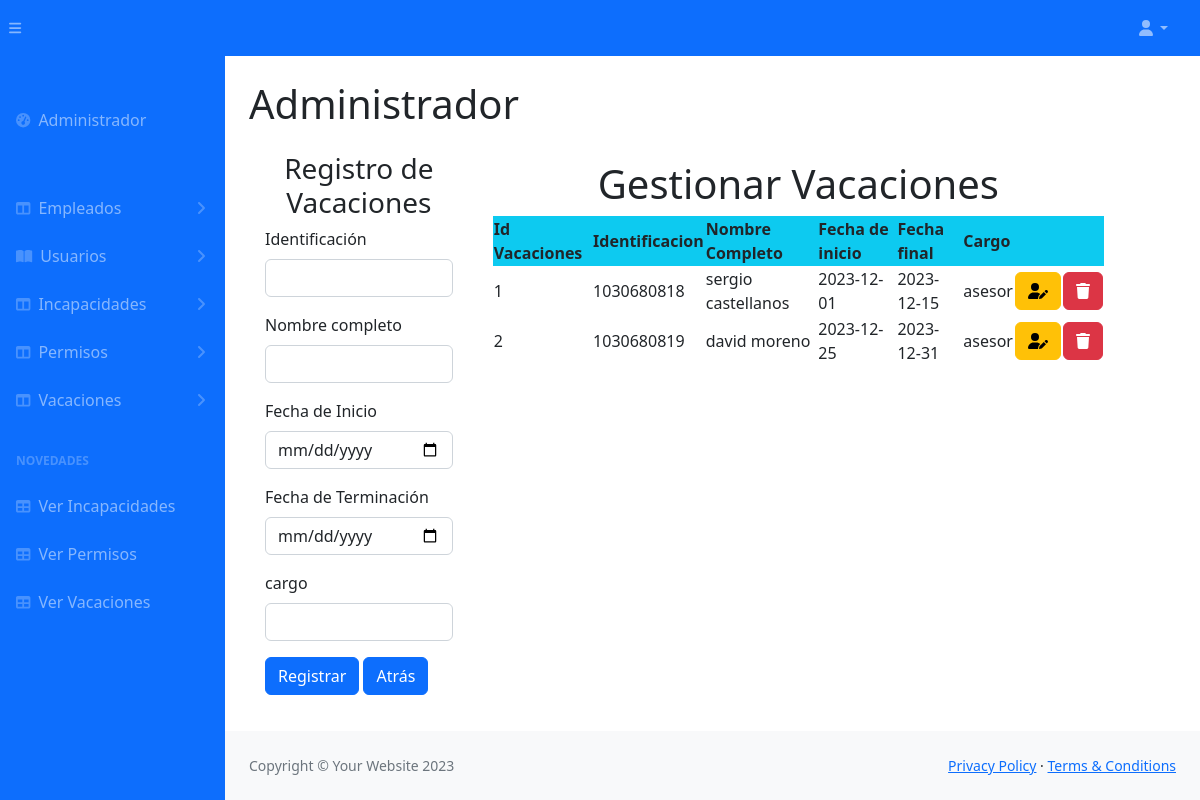
/registrar_vacaciones.php (signed in), run on the app's committed database.
### tables this page shows
CREATE TABLE `vacaciones` (
  `id_vacaciones` int(11) NOT NULL,
  `identificacion` int(11) NOT NULL,
  `nombre_completo` varchar(50) NOT NULL,
  `fecha_inicio` date NOT NULL,
  `fecha_final` date NOT NULL,
  `cargo` varchar(11) NOT NULL
);

### registrar_vacaciones.php (the view, shortened to what this page needs)
<!DOCTYPE html>
<html lang="en">
    <head>
        <link href="https://cdn.jsdelivr.net/npm/simple-datatables@7.1.2/dist/style.min.css" rel="stylesheet" />
        <link href="css/styles1.css" rel="stylesheet" />
    </head>
    <body class="sb-nav-fixed">
        <nav class="sb-topnav navbar navbar-expand navbar-dark bg-primary">
            <button class="btn btn-link btn-sm order-1 order-lg-0 me-4 me-lg-0" id="sidebarToggle" href="#!"><i class="fas fa-bars"></i></button>
            <ul class="navbar-nav ms-auto ms-md-0 me-3 me-lg-4">
                <li class="nav-item dropdown">
                    <a class="nav-link dropdown-toggle" id="navbarDropdown" href="#" role="button" data-bs-toggle="dropdown" aria-expanded="false"><i class="fas fa-user fa-fw"></i></a>
                </li>
            </ul>
        </nav>
        <div id="layoutSidenav">
            <div id="layoutSidenav_nav">
                <nav class="sb-sidenav accordion sb-sidenav-dark bg-primary" id="sidenavAccordion">
                    <div class="sb-sidenav-menu">
                        <div class="nav">
                            <div class="sb-sidenav-menu-heading "></div>
                            <a class="nav-link" >
                                <div class="sb-nav-link-icon "><i class="fas fa-tachometer-alt"></i></div>
                                Administrador
                            </a>
                            <div class="sb-sidenav-menu-heading"></div>
                            <a class="nav-link collapsed" href="#" data-bs-toggle="collapse" data-bs-target="#collapseLayouts" aria-expanded="false" aria-controls="collapseLayouts">
                                <div class="sb-nav-link-icon"><i class="fas fa-columns"></i></div>
                                Empleados
                                <div class="sb-sidenav-collapse-arrow"><i class="fas fa-angle-down"></i></div>
                            </a>
                            <a class="nav-link collapsed" href="#" data-bs-toggle="collapse" data-bs-target="#collapsePages" aria-expanded="false" aria-controls="collapsePages">
                                <div class="sb-nav-link-icon"><i class="fas fa-book-open"></i></div>
                                Usuarios
                                <div class="sb-sidenav-collapse-arrow"><i class="fas fa-angle-down"></i></div>
                            </a>
                            <a class="nav-link collapsed" href="#" data-bs-toggle="collapse" data-bs-target="#collapsePages1" aria-expanded="false" aria-controls="collapsePages">
                                <div class="sb-nav-link-icon"><i class="fas fa-columns"></i></div>
                                Incapacidades
                                <div class="sb-sidenav-collapse-arrow"><i class="fas fa-angle-down"></i></div>
                            </a>
                            <a class="nav-link collapsed" href="#" data-bs-toggle="collapse" data-bs-target="#collapsePages2" aria-expanded="false" aria-controls="collapsePages">
                                <div class="sb-nav-link-icon"><i class="fas fa-columns"></i></div>
                                Permisos
                                <div class="sb-sidenav-collapse-arrow"><i class="fas fa-angle-down"></i></div>
                            </a>
                            <a class="nav-link collapsed" href="#" data-bs-toggle="collapse" data-bs-target="#collapsePages3" aria-expanded="false" aria-controls="collapsePages">
                                <div class="sb-nav-link-icon"><i class="fas fa-columns"></i></div>
                                Vacaciones
                                <div class="sb-sidenav-collapse-arrow"><i class="fas fa-angle-down"></i></div>
                            </a>
                            <div class="sb-sidenav-menu-heading">Novedades</div>
                            <a class="nav-link" href="ver_incapacidad.php">
                                <div class="sb-nav-link-icon"><i class="fas fa-table"></i></div>
                                Ver Incapacidades
                            </a>
                            <a class="nav-link" href="ver_permiso.php">
                                <div class="sb-nav-link-icon"><i class="fas fa-table"></i></div>
                                Ver Permisos
                            </a>
                            <a class="nav-link" href="ver_vacaciones.php">
                                <div class="sb-nav-link-icon"><i class="fas fa-table"></i></div>
                                Ver Vacaciones
                            </a>
                        </div>
                    </div>
                </nav>
                </div>
            <div id="layoutSidenav_content">
                <main>
                    <div class="container-fluid px-4">
                        <h1 class="mt-4">Administrador</h1>
                        <div class="container-fluid row">
        <div class="container-fluid row">
    <div class="col-3 p-3 ">
    <form id="rempleados" class="needs-validation" method="POST" novalidate>
        <h3 class="text-center text-secundary ">Registro de Vacaciones</h3>
<div class="mb-3">
    <label for="ident" class="form-label">Identificación</label>
    <input type="text" class="form-control" id="id_per" pattern="[0-9]{1,10}" name="identificacion" value="" required>
</div>
<div class="mb-3">
    <label for="nombre" class="form-label">Nombre completo</label>
    <input type="text" class="form-control" id="name" pattern="^[a-zA-Z\s]+$" name="nombre_completo" required>
  </div>
  <div class=" mb-3">
    <label for="fechaini" class="form-label">Fecha de Inicio</label>
    <input type="date" class="form-control" id="fi" name="fecha_inicio" required>
  </div>
  <div class="mb-3">
    <label for="fechafin" class="form-label">Fecha de Terminación</label>
    <input type="date" class="form-control" id="ff"  name="fecha_final" required>
  </div>
  <div class="mb-3">
    <label for="motivo" class="form-label">cargo</label>
    <input type="text" class="form-control" id="cargo"  name="cargo" required>
  </div>
  <button type="submit" class="btn btn-primary" name="btnregistrarv" value="ok">Registrar</button>
  <a class="btn btn-primary" href="empleado.php" role="button">Atrás</a>
  </form>
    </div>
<div class=" col-9 p-4">
<table  class="display nowrap" style="width:100%"  id="">
  <thead class="bg-info bg-info">
  <h1 class="text-center">Gestionar Vacaciones</h1>
    <tr>
      <th scope="col">Id Vacaciones</th>
      <th scope="col">Identificacion</th>
      <th scope="col">Nombre Completo</th>
      <th scope="col">Fecha de inicio</th>
      <th scope="col">Fecha final</th>
      <th scope="col">Cargo</th>
      <th scope="col"></th>
      <th scope="col"></th>
    </tr>
  </thead>
  <tbody>
    <?php
    include "conexion.php";
    $sql=$conexion->query(" select * from vacaciones");
    while($datos = $sql->fetch_object()) { ?>
     <tr>
      <td><?=$datos->id_vacaciones?></td>
      <td><?=$datos->identificacion?></td>
      <td><?=$datos->nombre_completo?></td>
      <td><?=$datos->fecha_inicio?></td>
      <td><?=$datos->fecha_final?></td>
      <td><?=$datos->cargo?></td>
      <td>
      <a href="actualizar_vacaciones.php? id_vacaciones=<?= $datos->id_vacaciones?>" class="btn btn-small btn-warning"><i class="fa-solid fa-user-pen"></i></a></td>
        <td><a onclick="return eliminar()" href="vacaciones_e.php?id_vacaciones=<?= $datos->id_vacaciones?>" class="btn btn-small btn-danger"><i class="fa-solid fa-trash"></i></a>
        </td>
    </tr>
    <?php }
    ?>
</tbody>
</table>
</div>
</div>
</main>
<footer class="py-4 bg-light mt-auto">
                    <div class="container-fluid px-4">
                        <div class="d-flex align-items-center justify-content-between small">
                            <div class="text-muted">Copyright &copy; Your Website 2023</div>
                            <div>
                                <a href="#">Privacy Policy</a>
                                &middot;
                                <a href="#">Terms &amp; Conditions</a>
                            </div>
                        </div>
                    </div>
                </footer>
            </div>
        </div>
  </body>
</html>

### data on the page
vacaciones: id_vacaciones "1", identificacion "1030680818", nombre_completo "sergio castellanos", fecha_inicio "2023-12-01", fecha_final "2023-12-15", cargo "asesor"
vacaciones: id_vacaciones "2", identificacion "1030680819", nombre_completo "david moreno", fecha_inicio "2023-12-25", fecha_final "2023-12-31", cargo "asesor"
